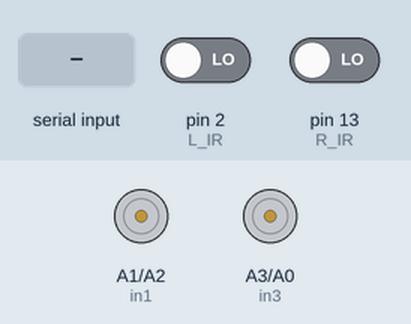
This sketch was run on a simulated Arduino Uno, built with avr-gcc and run on an emulated ATmega328P. On the bench: motor-driver pin pairs drawn as motors (green arrow = first pin HIGH = forward, orange = second pin HIGH = backward, longer = more drive, scaled by the enable pin). Inputs (shaded band) come from the test bench; at power-on: pin 2 (L_IR) LOW, pin 13 (R_IR) LOW.

Above: at 1.2 s.
1.3 s: "F" received over Serial
At 2.0 s:
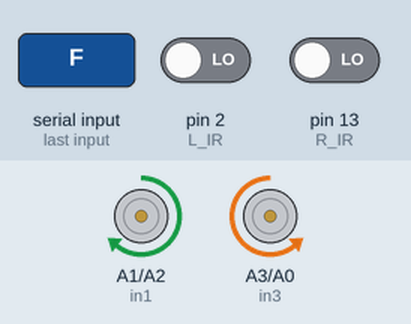
2.8 s: "B" received over Serial
At 3.2 s:
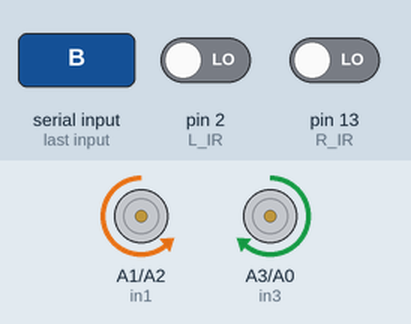
4.3 s: "R" received over Serial
At 5.5 s:
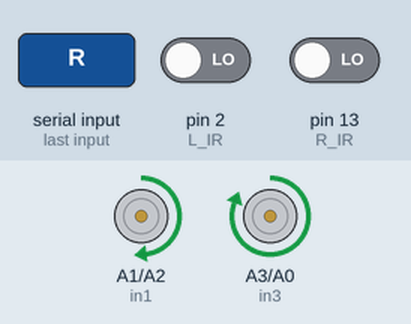
5.8 s: "L" received over Serial
At 6.7 s:
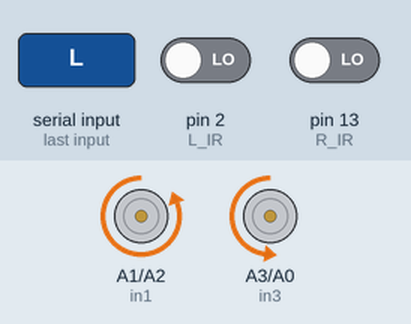
7.3 s: "C" received over Serial
At 7.8 s:
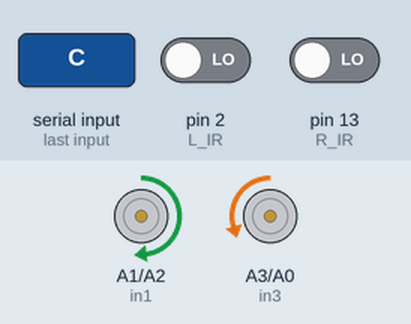
8.8 s: "A" received over Serial
At 10.1 s:
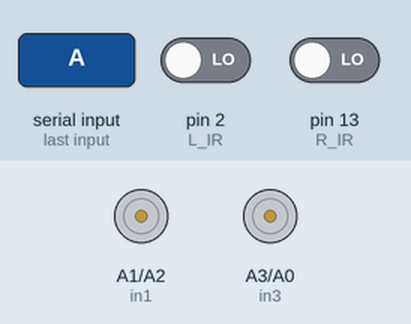
Timing chart, 0 to 11.3 s (numbered marks = the images above; inputs shaded):
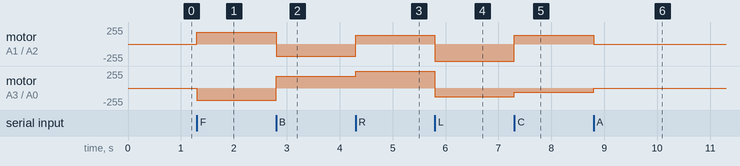

The sketch:

bluetoothv1.ino
```cpp
#include<LiquidCrystal.h>
#include <Wire.h>

// Motor A connections
int enA = 11; //red wire
int in1 = A1; //green wire
int in2 = A2; //white wire
// Motor B connections
int enB = 3; //grey wire
int in3 = A3; //orange wire
int in4 = A0; //black wire
#define L_IR 2
#define R_IR 13

void setup() {

 pinMode(enA, OUTPUT);
 pinMode(enB, OUTPUT);
 pinMode(in1, OUTPUT);
 pinMode(in2, OUTPUT);
 pinMode(in3, OUTPUT);
 pinMode(in4, OUTPUT);
 pinMode(L_IR,INPUT);
pinMode(R_IR,INPUT);

 digitalWrite(in1, LOW);
 digitalWrite(in2, LOW);
 digitalWrite(in3, LOW);
 digitalWrite(in4, LOW);

 Serial.begin(9600);
}

void loop() {

 if (Serial.available() > 0) {
 char inputvalue = char(Serial.read());

 if (inputvalue == 'F') {
 analogWrite(enA, 180);
 analogWrite(enB, 180);

 digitalWrite(in1, HIGH);
 digitalWrite(in2, LOW);
 digitalWrite(in3, LOW);
 digitalWrite(in4, HIGH);
 }

 else if (inputvalue == 'B') {
 analogWrite(enA, 180);
 analogWrite(enB, 180);

 digitalWrite(in1, LOW);
 digitalWrite(in2, HIGH);
 digitalWrite(in3, HIGH);
 digitalWrite(in4, LOW);
 }

 else if (inputvalue == 'R') {
 analogWrite(enA, 130);
 analogWrite(enB, 255);

 digitalWrite(in1, HIGH);
 digitalWrite(in2, LOW);
 digitalWrite(in3, HIGH);//HIGH
 digitalWrite(in4, LOW);
 }

 else if (inputvalue == 'L') {

 analogWrite(enA, 255);
 analogWrite(enB, 130);

 digitalWrite(in1, LOW);//HIGH
 digitalWrite(in2, HIGH);
 digitalWrite(in3, LOW);
 digitalWrite(in4, HIGH);
 }

else if (inputvalue == 'C') {
      forward();
      while (Serial.available() == 0) {
        if (digitalRead(L_IR) == HIGH && digitalRead(R_IR) == HIGH) stop();
        if (digitalRead(L_IR) == HIGH && digitalRead(R_IR) == LOW) left();
        if (digitalRead(L_IR) == LOW && digitalRead(R_IR) == HIGH) right();
        if (digitalRead(L_IR) == LOW && digitalRead(R_IR) == LOW) forward();
      } }

 else if (inputvalue == 'A') {
  /* digitalWrite(in1, LOW);//HIGH
 digitalWrite(in2, HIGH);
 digitalWrite(in3, LOW);
 digitalWrite(in4, HIGH);
 /*digitalWrite(in1, HIGH);
 digitalWrite(in2, LOW);
 digitalWrite(in3, LOW);
 digitalWrite(in4, HIGH);*/
 stop();
 }

 else if (inputvalue == 'S') {
 digitalWrite(in1, LOW);
 digitalWrite(in2, LOW);
 digitalWrite(in3, LOW);
 digitalWrite(in4, LOW);
 }
 }
}

void forward(){
  digitalWrite(in1,HIGH);
  digitalWrite(in2,LOW);
  analogWrite(enA,60);
  digitalWrite(in3,LOW);
  digitalWrite(in4,HIGH);
  analogWrite(enB,60);
}

void left(){
  digitalWrite(in1,LOW);
  digitalWrite(in2,HIGH);
  analogWrite(enA,150);
  digitalWrite(in3,LOW);
  digitalWrite(in4,HIGH);
  analogWrite(enB,150);
}

void right(){
  digitalWrite(in1,HIGH);
  digitalWrite(in2,LOW);
  analogWrite(enA,160);
  digitalWrite(in3,HIGH);
  digitalWrite(in4,LOW);
  analogWrite(enB,160);
}

void stop(){
  digitalWrite(in1,LOW);
  digitalWrite(in2,LOW);
  digitalWrite(in3,LOW);
  digitalWrite(in4,LOW);
}
```

Measured:
- after the input at 1.3 s, motor on A1 (in1) / A2 (in2): stopped → forward 180/255 at once; motor on A3 (in3) / A0 (in4): stopped → backward 180/255 at once
- after the input at 2.8 s, motor on A1 (in1) / A2 (in2): forward 180/255 → backward 180/255 at once; motor on A3 (in3) / A0 (in4): backward 180/255 → forward 180/255 at once
- after the input at 4.3 s, motor on A1 (in1) / A2 (in2): backward 180/255 → forward 130/255 at once; motor on A3 (in3) / A0 (in4): forward 180/255 → forward 255/255 at once
- after the input at 5.8 s, motor on A1 (in1) / A2 (in2): forward 130/255 → backward 255/255 at once; motor on A3 (in3) / A0 (in4): forward 255/255 → backward 130/255 at once
- after the input at 7.3 s, motor on A1 (in1) / A2 (in2): backward 255/255 → forward 130/255 at once; motor on A3 (in3) / A0 (in4): backward 130/255 → backward 60/255 at once
- after the input at 8.8 s, motor on A1 (in1) / A2 (in2): forward 130/255 → stopped at once; motor on A3 (in3) / A0 (in4): backward 60/255 → stopped at once
